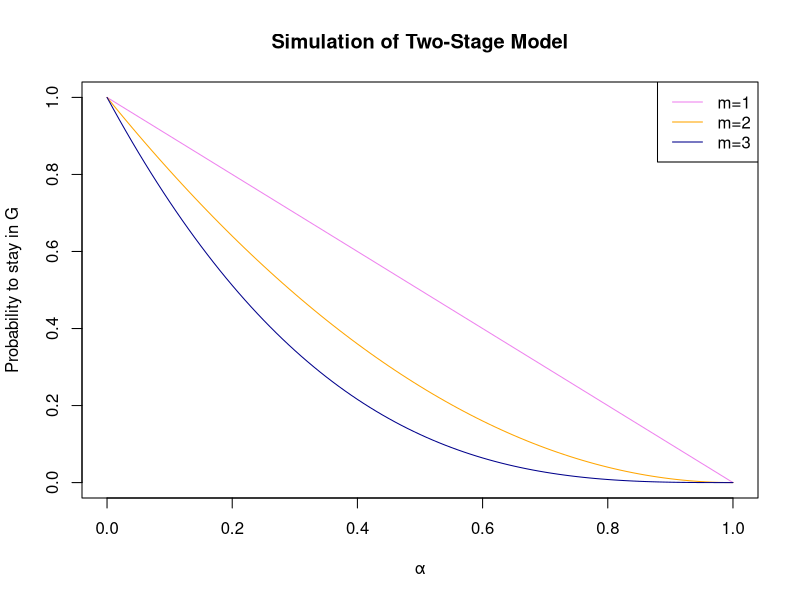

Here is the R script that generated this plot:
###EXERCISE SHEET 8###

###Exercise 8.1: m-step transition probabilities###

#plot probabilities to stay in G (y-axis) against α (x-axis) for m=1, m=2 and m=3
alpha_values <- seq(0, 1, by = 0.01)
prob_m1 <- (1-alpha_values)
prob_m2 <- (1-alpha_values)^2
prob_m3 <- (1-alpha_values)^3

plot(alpha_values, prob_m1, type = "l", col = "violet", xlab = "α", ylab = "Probability to stay in G", 
     main = "Simulation of Two-Stage Model")
lines(alpha_values, prob_m2, col = "orange")
lines(alpha_values, prob_m3, col = "darkblue")
legend("topright", legend = c("m=1", "m=2", "m=3"), col = c("violet", "orange", "darkblue"), lty = 1)
